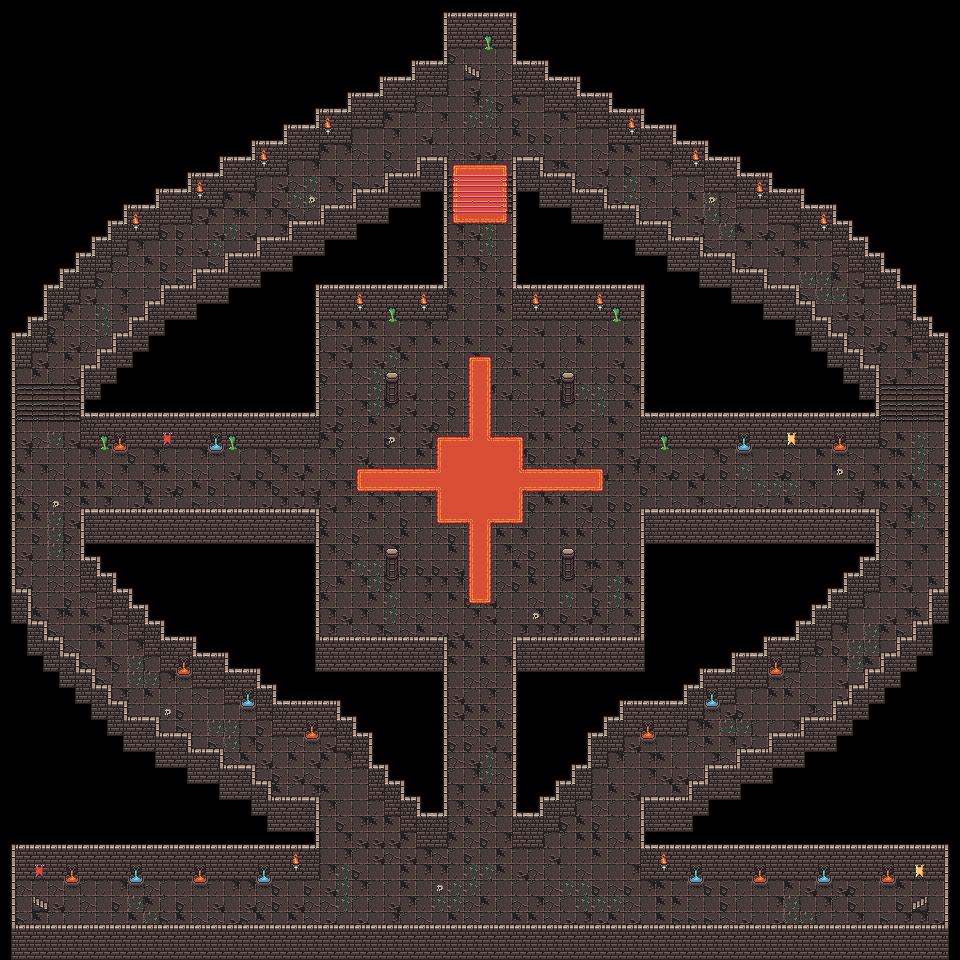

Tiled map render using the project's own tile images. Description and the map definition, with tile-layer contents summarised, below:
An orthogonal 60x60 tile map with 16x16 px tiles, 3 tile layers (back, back_over, over) and 1180 objects.

<map version="1.10" tiledversion="1.10.2" orientation="orthogonal" renderorder="right-down" width="60" height="60" tilewidth="16" tileheight="16" infinite="0" nextlayerid="5" nextobjectid="1246">
 <tileset firstgid="1" name="tileset" tilewidth="16" tileheight="16" tilecount="2880" columns="64">
  <image source="tileset.png" width="1024" height="720" />
  <tile id="64">
   <animation>
    <frame tileid="64" duration="200" />
    <frame tileid="69" duration="200" />
    <frame tileid="70" duration="200" />
   </animation>
  </tile>
  <tile id="128">
   <animation>
    <frame tileid="128" duration="200" />
    <frame tileid="133" duration="200" />
    <frame tileid="134" duration="200" />
   </animation>
  </tile>
  <tile id="192">
   <animation>
    <frame tileid="192" duration="150" />
    <frame tileid="197" duration="150" />
    <frame tileid="198" duration="150" />
   </animation>
  </tile>
  <tile id="256">
   <animation>
    <frame tileid="256" duration="150" />
    <frame tileid="261" duration="150" />
    <frame tileid="262" duration="150" />
   </animation>
  </tile>
  <tile id="1508">
   <animation>
    <frame tileid="1508" duration="150" />
    <frame tileid="1509" duration="150" />
    <frame tileid="1510" duration="150" />
    <frame tileid="1511" duration="150" />
    <frame tileid="1512" duration="150" />
    <frame tileid="1513" duration="150" />
    <frame tileid="1514" duration="150" />
    <frame tileid="1515" duration="150" />
   </animation>
  </tile>
 </tileset>
 <layer id="1" name="back" width="60" height="60">
  <data>[3600 cells, 1554 non-empty, 38 distinct tile ids]</data>
 </layer>
 <layer id="2" name="back_over" width="60" height="60">
  <data>[3600 cells, 123 non-empty, 20 distinct tile ids]</data>
 </layer>
 <layer id="3" name="over" width="60" height="60">
  <data>[3600 cells, 1166 non-empty, 19 distinct tile ids]</data>
 </layer>
 <objectgroup id="4" name="wall">
  <object id="1" x="16" y="592" width="16" height="16" />
  <object id="2" x="16" y="608" width="16" height="16" />
  <object id="3" x="16" y="624" width="16" height="16" />
  <object id="4" x="16" y="640" width="16" height="16" />
  <object id="5" x="32" y="624" width="16" height="16" />
  <object id="6" x="32" y="640" width="16" height="16" />
  <object id="7" x="48" y="640" width="16" height="16" />
  <object id="8" x="48" y="656" width="16" height="16" />
  <object id="9" x="32" y="656" width="16" height="16" />
  <object id="10" x="64" y="656" width="16" height="16" />
  <object id="11" x="64" y="672" width="16" height="16" />
  <object id="12" x="64" y="688" width="16" height="16" />
  <object id="16" x="48" y="672" width="16" height="16" />
  <object id="17" x="80" y="672" width="16" height="16" />
  <object id="18" x="80" y="688" width="16" height="16" />
  <object id="19" x="80" y="704" width="16" height="16" />
  <object id="20" x="96" y="688" width="16" height="16" />
  <object id="21" x="96" y="704" width="16" height="16" />
  <object id="22" x="96" y="720" width="16" height="16" />
  <object id="23" x="112" y="704" width="16" height="16" />
  <object id="24" x="112" y="720" width="16" height="16" />
  <object id="25" x="112" y="736" width="16" height="16" />
  <object id="26" x="128" y="720" width="16" height="16" />
  <object id="27" x="128" y="736" width="16" height="16" />
  <object id="29" x="144" y="720" width="16" height="16" />
  <object id="30" x="144" y="736" width="16" height="16" />
  <object id="31" x="144" y="752" width="16" height="16" />
  <object id="32" x="176" y="736" width="16" height="16" />
  <object id="33" x="176" y="752" width="16" height="16" />
  <object id="34" x="176" y="768" width="16" height="16" />
  <object id="35" x="208" y="752" width="16" height="16" />
  <object id="36" x="208" y="768" width="16" height="16" />
  <object id="37" x="208" y="784" width="16" height="16" />
  <object id="38" x="240" y="768" width="16" height="16" />
  <object id="39" x="240" y="800" width="16" height="16" />
  <object id="40" x="240" y="784" width="16" height="16" />
  <object id="41" x="256" y="784" width="16" height="16" />
  <object id="42" x="256" y="800" width="16" height="16" />
  <object id="43" x="256" y="816" width="16" height="16" />
  <object id="44" x="224" y="784" width="16" height="16" />
  <object id="45" x="224" y="768" width="16" height="16" />
  <object id="46" x="192" y="768" width="16" height="16" />
  <object id="47" x="192" y="752" width="16" height="16" />
  <object id="48" x="160" y="752" width="16" height="16" />
  <object id="49" x="160" y="736" width="16" height="16" />
  <object id="50" x="272" y="816" width="16" height="16" />
  <object id="51" x="272" y="800" width="16" height="16" />
  <object id="52" x="288" y="816" width="16" height="16" />
  <object id="53" x="288" y="800" width="16" height="16" />
  <object id="54" x="304" y="816" width="16" height="16" />
  <object id="55" x="304" y="800" width="16" height="16" />
  <object id="56" x="304" y="848" width="16" height="16" />
  <object id="57" x="304" y="832" width="16" height="16" />
  <object id="58" x="304" y="864" width="16" height="16" />
  <object id="59" x="288" y="848" width="16" height="16" />
  <object id="60" x="288" y="832" width="16" height="16" />
  <object id="61" x="288" y="864" width="16" height="16" />
  <object id="62" x="272" y="848" width="16" height="16" />
  <object id="63" x="272" y="832" width="16" height="16" />
  <object id="64" x="272" y="864" width="16" height="16" />
  <object id="65" x="256" y="848" width="16" height="16" />
  <object id="66" x="256" y="832" width="16" height="16" />
  <object id="67" x="256" y="864" width="16" height="16" />
  <object id="68" x="240" y="848" width="16" height="16" />
  <object id="69" x="240" y="832" width="16" height="16" />
  <object id="70" x="240" y="864" width="16" height="16" />
  <object id="71" x="224" y="848" width="16" height="16" />
  <object id="72" x="224" y="832" width="16" height="16" />
  <object id="73" x="224" y="864" width="16" height="16" />
  <object id="74" x="208" y="848" width="16" height="16" />
  <object id="75" x="208" y="832" width="16" height="16" />
  <object id="76" x="208" y="864" width="16" height="16" />
  <object id="77" x="192" y="848" width="16" height="16" />
  <object id="78" x="192" y="832" width="16" height="16" />
  <object id="79" x="192" y="864" width="16" height="16" />
  <object id="80" x="176" y="848" width="16" height="16" />
  <object id="81" x="176" y="832" width="16" height="16" />
  <object id="82" x="176" y="864" width="16" height="16" />
  <object id="83" x="160" y="848" width="16" height="16" />
  <object id="84" x="160" y="832" width="16" height="16" />
  <object id="85" x="160" y="864" width="16" height="16" />
  <object id="86" x="144" y="848" width="16" height="16" />
  <object id="87" x="144" y="832" width="16" height="16" />
  <object id="88" x="144" y="864" width="16" height="16" />
  <object id="89" x="128" y="848" width="16" height="16" />
  <object id="90" x="128" y="832" width="16" height="16" />
  <object id="91" x="128" y="864" width="16" height="16" />
  <object id="92" x="112" y="848" width="16" height="16" />
  <object id="93" x="112" y="832" width="16" height="16" />
  <object id="94" x="112" y="864" width="16" height="16" />
  <object id="95" x="96" y="848" width="16" height="16" />
  <object id="96" x="96" y="832" width="16" height="16" />
  <object id="97" x="96" y="864" width="16" height="16" />
  <object id="98" x="80" y="848" width="16" height="16" />
  <object id="99" x="80" y="832" width="16" height="16" />
  <object id="100" x="80" y="864" width="16" height="16" />
  <object id="101" x="64" y="848" width="16" height="16" />
  <object id="102" x="64" y="832" width="16" height="16" />
  <object id="103" x="64" y="864" width="16" height="16" />
  </objectgroup>
</map>
<!-- 1081 of 1180 objects omitted -->
